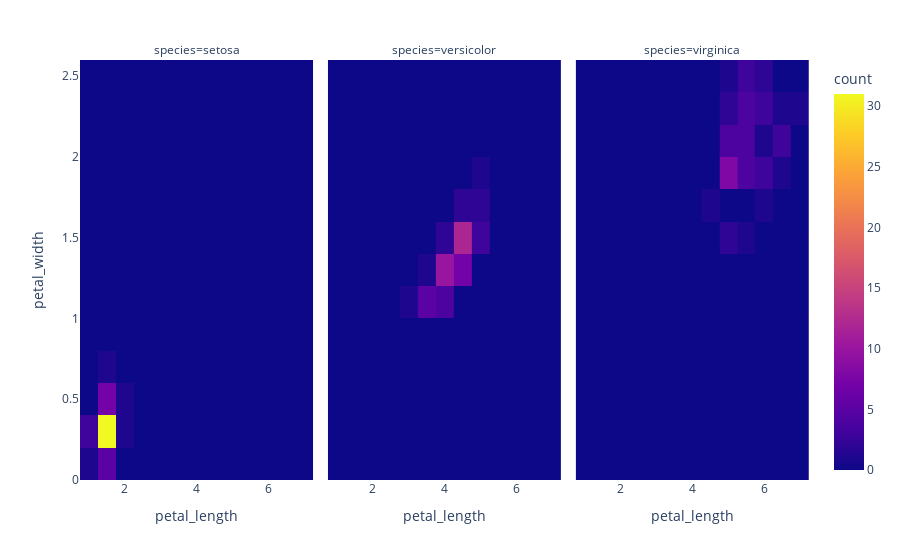

The cell this chart's notebook holds for it:
### Code cell
fig = px.density_heatmap(iris, x= 'petal_length',y='petal_width',
                         nbinsx=20,nbinsy=20,
                         facet_col='species')
fig.show()

### Figure 1 — Plotly figure (JSON) as saved in the notebook; plotly's stock layout.template omitted (floating-point values rounded to 4 significant figures)
{"data": [{"coloraxis": "coloraxis", "hovertemplate": "species=setosa<br>petal_length=%{x}<br>petal_width=%{y}<br>count=%{z}<extra></extra>", "name": "", "nbinsx": 20, "nbinsy": 20, "type": "histogram2d", "x": [1.4, 1.4, 1.3, 1.5, 1.4, 1.7, 1.4, 1.5, 1.4, 1.5, 1.5, 1.6, 1.4, 1.1, 1.2, 1.5, 1.3, 1.4, 1.7, 1.5, 1.7, 1.5, 1, 1.7, 1.9, 1.6, 1.6, 1.5, 1.4, 1.6, 1.6, 1.5, 1.5, 1.4, 1.5, 1.2, 1.3, 1.5, 1.3, 1.5, 1.3, 1.3, 1.3, 1.6, 1.9, 1.4, 1.6, 1.4, 1.5, 1.4], "xaxis": "x", "xbingroup": "x", "y": [0.2, 0.2, 0.2, 0.2, 0.2, 0.4, 0.3, 0.2, 0.2, 0.1, 0.2, 0.2, 0.1, 0.1, 0.2, 0.4, 0.4, 0.3, 0.3, 0.3, 0.2, 0.4, 0.2, 0.5, 0.2, 0.2, 0.4, 0.2, 0.2, 0.2, 0.2, 0.4, 0.1, 0.2, 0.1, 0.2, 0.2, 0.1, 0.2, 0.2, 0.3, 0.3, 0.2, 0.6, 0.4, 0.3, 0.2, 0.2, 0.2, 0.2], "yaxis": "y", "ybingroup": "y"}, {"coloraxis": "coloraxis", "hovertemplate": "species=versicolor<br>petal_length=%{x}<br>petal_width=%{y}<br>count=%{z}<extra></extra>", "name": "", "nbinsx": 20, "nbinsy": 20, "type": "histogram2d", "x": [4.7, 4.5, 4.9, 4, 4.6, 4.5, 4.7, 3.3, 4.6, 3.9, 3.5, 4.2, 4, 4.7, 3.6, 4.4, 4.5, 4.1, 4.5, 3.9, 4.8, 4, 4.9, 4.7, 4.3, 4.4, 4.8, 5, 4.5, 3.5, 3.8, 3.7, 3.9, 5.1, 4.5, 4.5, 4.7, 4.4, 4.1, 4, 4.4, 4.6, 4, 3.3, 4.2, 4.2, 4.2, 4.3, 3, 4.1], "xaxis": "x2", "xbingroup": "x", "y": [1.4, 1.5, 1.5, 1.3, 1.5, 1.3, 1.6, 1, 1.3, 1.4, 1, 1.5, 1, 1.4, 1.3, 1.4, 1.5, 1, 1.5, 1.1, 1.8, 1.3, 1.5, 1.2, 1.3, 1.4, 1.4, 1.7, 1.5, 1, 1.1, 1, 1.2, 1.6, 1.5, 1.6, 1.5, 1.3, 1.3, 1.3, 1.2, 1.4, 1.2, 1, 1.3, 1.2, 1.3, 1.3, 1.1, 1.3], "yaxis": "y2", "ybingroup": "y"}, {"coloraxis": "coloraxis", "hovertemplate": "species=virginica<br>petal_length=%{x}<br>petal_width=%{y}<br>count=%{z}<extra></extra>", "name": "", "nbinsx": 20, "nbinsy": 20, "type": "histogram2d", "x": [6, 5.1, 5.9, 5.6, 5.8, 6.6, 4.5, 6.3, 5.8, 6.1, 5.1, 5.3, 5.5, 5, 5.1, 5.3, 5.5, 6.7, 6.9, 5, 5.7, 4.9, 6.7, 4.9, 5.7, 6, 4.8, 4.9, 5.6, 5.8, 6.1, 6.4, 5.6, 5.1, 5.6, 6.1, 5.6, 5.5, 4.8, 5.4, 5.6, 5.1, 5.1, 5.9, 5.7, 5.2, 5, 5.2, 5.4, 5.1], "xaxis": "x3", "xbingroup": "x", "y": [2.5, 1.9, 2.1, 1.8, 2.2, 2.1, 1.7, 1.8, 1.8, 2.5, 2, 1.9, 2.1, 2, 2.4, 2.3, 1.8, 2.2, 2.3, 1.5, 2.3, 2, 2, 1.8, 2.1, 1.8, 1.8, 1.8, 2.1, 1.6, 1.9, 2, 2.2, 1.5, 1.4, 2.3, 2.4, 1.8, 1.8, 2.1, 2.4, 2.3, 1.9, 2.3, 2.5, 2.3, 1.9, 2, 2.3, 1.8], "yaxis": "y3", "ybingroup": "y"}], "layout": {"annotations": [{"font": {}, "showarrow": false, "text": "species=setosa", "x": 0.16, "xanchor": "center", "xref": "paper", "y": 1, "yanchor": "bottom", "yref": "paper"}, {"font": {}, "showarrow": false, "text": "species=versicolor", "x": 0.5, "xanchor": "center", "xref": "paper", "y": 1, "yanchor": "bottom", "yref": "paper"}, {"font": {}, "showarrow": false, "text": "species=virginica", "x": 0.84, "xanchor": "center", "xref": "paper", "y": 1, "yanchor": "bottom", "yref": "paper"}], "coloraxis": {"colorbar": {"title": {"text": "count"}}, "colorscale": [[0, "#0d0887"], [0.1111, "#46039f"], [0.2222, "#7201a8"], [0.3333, "#9c179e"], [0.4444, "#bd3786"], [0.5556, "#d8576b"], [0.6667, "#ed7953"], [0.7778, "#fb9f3a"], [0.8889, "#fdca26"], [1, "#f0f921"]]}, "legend": {"tracegroupgap": 0}, "margin": {"t": 60}, "xaxis": {"anchor": "y", "domain": [0, 0.32], "title": {"text": "petal_length"}}, "xaxis2": {"anchor": "y2", "domain": [0.34, 0.66], "matches": "x", "title": {"text": "petal_length"}}, "xaxis3": {"anchor": "y3", "domain": [0.68, 1.0], "matches": "x", "title": {"text": "petal_length"}}, "yaxis": {"anchor": "x", "domain": [0, 1], "title": {"text": "petal_width"}}, "yaxis2": {"anchor": "x2", "domain": [0, 1], "matches": "y", "showticklabels": false}, "yaxis3": {"anchor": "x3", "domain": [0, 1], "matches": "y", "showticklabels": false}}}
